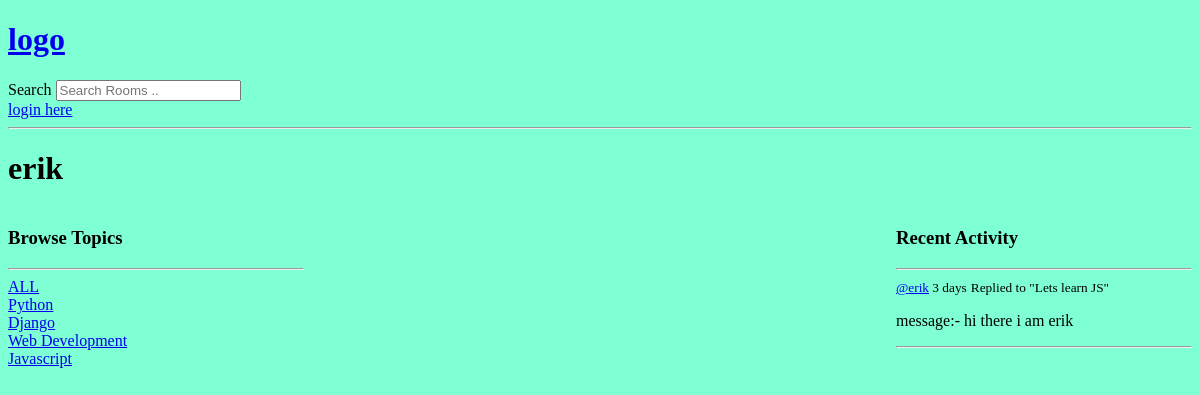
/profile/3/, run on an earlier commit of the app's database.
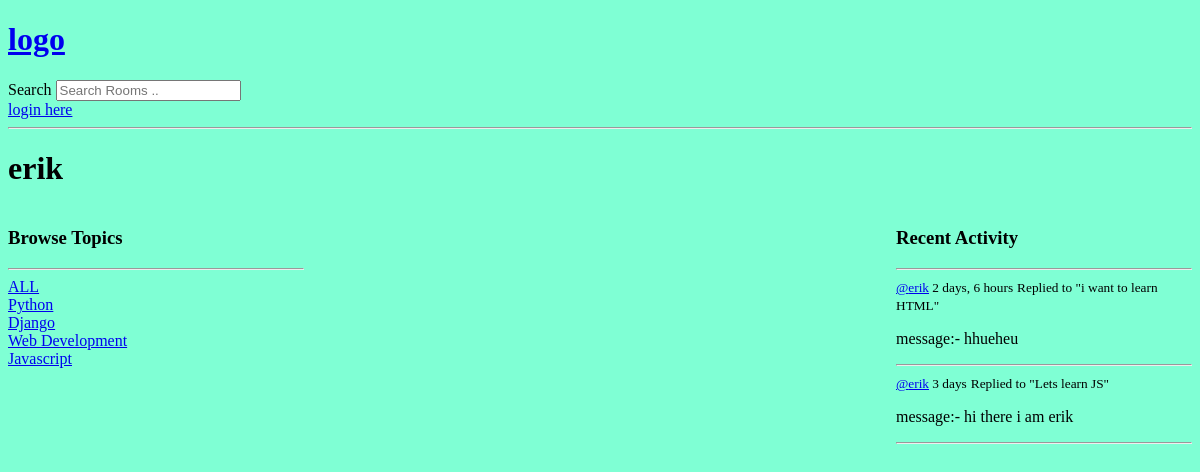
And on a later commit of the database.
### base/models.py (models this page shows, shortened)
class Topic(models.Model):
    name = models.CharField(max_length=200)

class Message(models.Model):
    user = models.ForeignKey(User, on_delete=models.CASCADE)
    room = models.ForeignKey(Room, on_delete=models.CASCADE)
    body = models.TextField()
    updated = models.DateTimeField(auto_now=True)
    created = models.DateTimeField(auto_now_add=True)
    class Meta:
        ordering = ['-updated', '-created']
    def __str__(self):
        return self.body[0:50]

class Room(models.Model):
    host = models.ForeignKey(User, null=True, on_delete=models.SET_NULL)
    name = models.CharField(max_length=200)
    description = models.TextField(null=True, blank=True)
    participants = models.ManyToManyField(User,related_name='participants', blank=True)
    updated = models.DateTimeField(auto_now=True)
    created = models.DateTimeField(auto_now_add=True)
    topic = models.ForeignKey(Topic, null=True, on_delete=models.SET_NULL)
    class Meta:
        ordering = ['-updated', '-created']
    def __str__(self):
        return self.name

### base/views.py (the view)
# urls.py: path('profile/<str:pk>/', views.userProfile,name="user-profile"),
def userProfile(request, pk):
    user = User.objects.get(id=pk)
    rooms = user.room_set.all()
    room_messages = user.message_set.all()
    topics = Topic.objects.all()
    context = {'user': user, 'rooms': rooms,
               'room_messages': room_messages, 'topics': topics}
    return render(request, 'base/profile.html', context)

### base/templates/base/profile.html (shortened to what this page needs)
{% extends 'main.html' %} {% block content %}
<h1>{{user.username}}</h1>
<div class="profile-container">
    <div>{%include 'base/topic_component.html' %}</div>
    <div>{%include 'base/feed_component.html' %}</div>
    <div>{%include 'base/activity_component.html' %}</div>
</div>
{% endblock %}

### base/templates/base/topic_component.html
<h3>Browse Topics</h3>
    <hr />
    <div>
      <a href="{% url 'home' %}"> ALL </a>
    </div>
    {% for x in topics %}
    <div>
      <a href="{% url 'home' %}?query={{x.name}}">
        {{x.name}}
      </a>
    </div>
    {% endfor %}

### base/templates/base/activity_component.html (shortened to what this page needs)
    <h3>Recent Activity</h3>
    <hr />
    {% for x in room_messages %}
    <div>
      <small><a href="{% url 'user-profile' x.user.id %}"> @{{x.user}}</a> {{x.created|timesince}}</small>
      <small> Replied to "{{x.room}}"</small>
      <p>message:- {{x}}</p>
      <hr>
    </div>
    {% endfor %}

What changed in the data, as far as the page shows it:
added Message: user "erik", created "2 days, 6 hours", room "i want to learn HTML", body "hhueheu"
